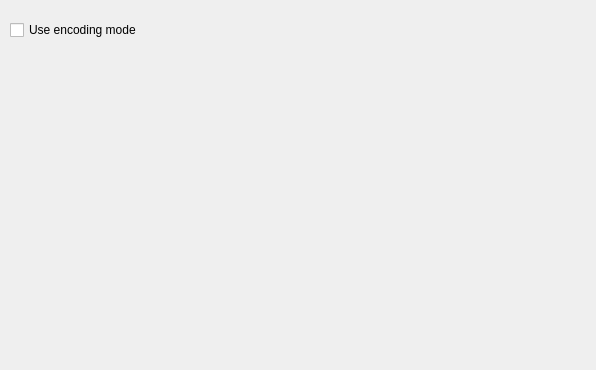
<ui version="4.0" >
 <author></author>
 <comment></comment>
 <exportmacro></exportmacro>
 <class>TTCutSettingsEncoder</class>
 <widget class="QWidget" name="TTCutSettingsEncoder" >
  <property name="geometry" >
   <rect>
    <x>0</x>
    <y>0</y>
    <width>596</width>
    <height>370</height>
   </rect>
  </property>
  <property name="windowTitle" >
   <string>Form1</string>
  </property>
  <widget class="QCheckBox" name="cbEncodingMode" >
   <property name="geometry" >
    <rect>
     <x>10</x>
     <y>20</y>
     <width>200</width>
     <height>20</height>
    </rect>
   </property>
   <property name="text" >
    <string>Use encoding mode</string>
   </property>
  </widget>
 </widget>
 <pixmapfunction>qPixmapFromMimeSource</pixmapfunction>
 <resources/>
 <connections/>
</ui>
